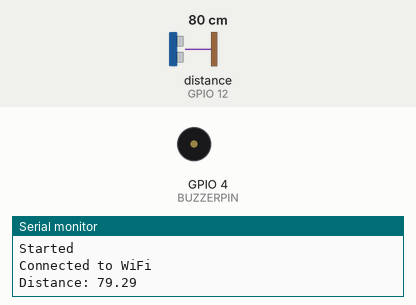
Recording of a sketch running on a simulated ESP32. On the bench: buzzer (waves = sounding), the last lines printed to the serial monitor. Wiring (inferred from the names in the program): ultrasonic range finder: trigger GPIO 13; echo GPIO 12. Inputs (shaded band) come from the test bench; at power-on: distance to the obstacle (sensor on GPIO 12) 80 cm. The echo pulse lasts 58.3 µs per cm; WiFi joins after 1.5 s; servers stay silent unless stated.

Above: at 6.2 s.
6.3 s: distance to the obstacle (sensor on GPIO 12) set to 22 cm
10.4 s: distance to the obstacle (sensor on GPIO 12) set to 19 cm
At 12.9 s:
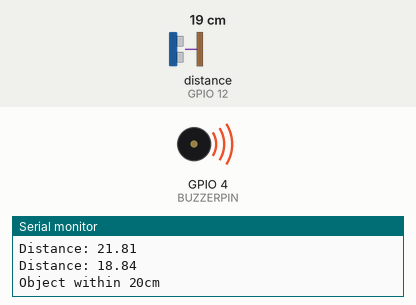
Timing chart, 0 to 14.4 s (numbered marks = the images above; inputs shaded):
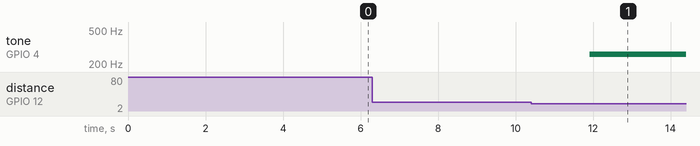

The sketch:

parking_assistance.ino
```cpp
#include <WiFi.h>
#include <ThingSpeak.h>
const int trigpin = 13;
const int echopin = 12;
const char *ssid = "Redmi Note 10S";
const char *password = "Ayush123";
unsigned long myChannelNumber = 1;
const char * myWriteAPIKey = "UXMUYL9GIOW7PE3D";
WiFiClient  client;

#define SOUND_SPEED 0.034 // cm/microsecond
#define CM_TO_INCH 0.393701
#define BUZZERPIN 4
long duration;
float distanceCm;
float distanceInch;

float readDistance(){
  float distread;
  digitalWrite(trigpin, LOW);
  delayMicroseconds(2);
  digitalWrite(trigpin,HIGH);
  delayMicroseconds(10);
  digitalWrite(trigpin, LOW);

  duration = pulseIn(echopin, HIGH);
  distread = duration * SOUND_SPEED/2;
  Serial.print("Distance: ");
  Serial.println(distread);
  return distread;
}
void setup() {
  // put your setup code here, to run once:
  Serial.begin(9600);
  Serial.println("Started");
  pinMode(trigpin,OUTPUT);
  pinMode(echopin, INPUT);
  WiFi.begin(ssid, password);
  delay(5000);
  while (WiFi.status() != WL_CONNECTED) {
    delay(1000);
    Serial.println("Connecting to WiFi..");
    WiFi.begin(ssid,password);
  }
  Serial.println("Connected to WiFi");
  pinMode(BUZZERPIN,OUTPUT);
  ledcSetup(0,1E5,12);
  ledcAttachPin(BUZZERPIN,0);
  WiFi.mode(WIFI_STA);
  ThingSpeak.begin(client);
}

void loop() {
    float mindist = 20.00;
    float curdist = readDistance();

    ThingSpeak.setField(1, curdist);
    int x = ThingSpeak.writeFields(myChannelNumber, myWriteAPIKey);
    int threshold1 = 5;
    int threshold2 = 10;
    int threshold3 = 20;
    if(curdist <= threshold1){
      Serial.println("Object within 5cm");
      ledcWriteNote(0,NOTE_A,4);
      delay(1000);
    }
    else if(curdist <= threshold2) {
      Serial.println("Object within 10cm");
      ledcWriteNote(0,NOTE_E,4);
      delay(500);
    }
    else if(curdist <= threshold3) {
      Serial.println("Object within 20cm");
      ledcWriteNote(0,NOTE_C,4);
      delay(1000);
    }
    else {
      ledcWrite(0,0);
      delay(1000);
    }
    delay(2000);
}
```

Measured:
- the behaviour switches between 21 and 20 cm on distance to the obstacle (sensor on GPIO 12) (found by bisection; images 0 and 1)
- after the input at 10.4 s, tone on GPIO 4 (BUZZERPIN): silent → 261 Hz after 1.5 s
